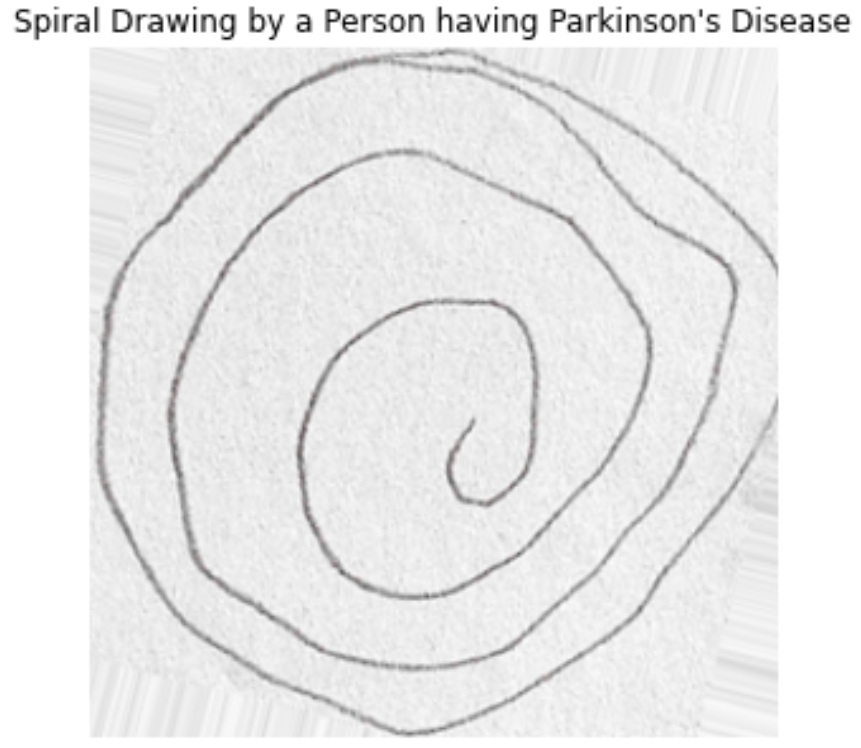
#> input picture images/1_FukDSk43d1ddBmTs6i0JgA.png, 861 x 748 px
$ python -i feature_extractor.py   (imports and definitions only)
#> lines starting #> are read from the running program, lines starting #| are printed output that depends on the picture; after the words box and inside, x2 and y2 are one past the last pixel; in counts of white or black regions, pixels touching at a corner belong together
"""
feature_extractor.py
--------------------
Extracts handwriting features from a spiral drawing image.
Features are aligned with the Spiral_HandPD.csv columns.

KEY FIX: All distance/interval stats are computed PER CONTOUR
then aggregated — never across contour boundaries.
"""

import cv2
import numpy as np


FEATURE_COLS = [
    "RMS",
    "MAX_BETWEEN_ET_HT",
    "MIN_BETWEEN_ET_HT",
    "STD_DEVIATION_ET_HT",
    "MRT",
    "MAX_HT",
    "MIN_HT",
    "STD_HT",
    "CHANGES_FROM_NEGATIVE_TO_POSITIVE_BETWEEN_ET_HT",
]


def extract_features(img_input):
    # ── Load ─────────────────────────────────────────────────────────────────
#> called with img_input = '../images/1_FukDSk43d1ddBmTs6i0JgA.png'
    if isinstance(img_input, str):
        img = cv2.imread(img_input)
#> img is the input picture: shape (748, 861, 3); mean B, G, R 234.3, 234.3, 234.4
        if img is None:
            return None
    else:
        img = img_input.copy()

    # ── Pre-process ──────────────────────────────────────────────────────────
    gray = cv2.cvtColor(img, cv2.COLOR_BGR2GRAY)
    gray = cv2.resize(gray, (224, 224))
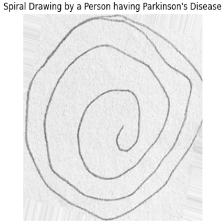
#> gray: shape (224, 224); min 18, max 255, mean 234.2
    blur = cv2.GaussianBlur(gray, (5, 5), 0)
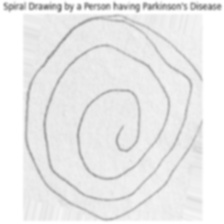
#> blur: shape (224, 224); min 134, max 255, mean 234.2
    _, binary = cv2.threshold(
        blur, 0, 255, cv2.THRESH_BINARY_INV + cv2.THRESH_OTSU
    )
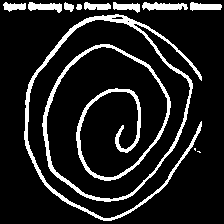
#> binary: shape (224, 224); 12.6% white; 11 white regions (2 under 20 px)

    # ── RMS of stroke pixel intensities ──────────────────────────────────────
    stroke_pixels = blur[binary > 0].astype(float)
#> stroke_pixels = 6334 values, max 218 at index 16, min 134 at index 529, mean 196.9
    if stroke_pixels.size == 0:
        return None
    rms = float(np.sqrt(np.mean(stroke_pixels ** 2)))
#> rms = 197.4

    # ── Find contours — keep only meaningful ones (area > 5px) ───────────────
    contours, _ = cv2.findContours(binary, cv2.RETR_EXTERNAL, cv2.CHAIN_APPROX_NONE)
#> contours = 11 contours, 2 with area under 20; largest, box (x1, y1, x2, y2) and area: (24, 14, 202, 221) 3793, (142, 2, 188, 11) 226, (28, 2, 62, 13) 189, (190, 2, 222, 11) 166, (113, 2, 140, 13) 142
    contours = [c for c in contours if cv2.contourArea(c) > 5 and len(c) > 2]
#> contours = 9 contours; largest, box (x1, y1, x2, y2) and area: (24, 14, 202, 221) 3793, (142, 2, 188, 11) 226, (28, 2, 62, 13) 189, (190, 2, 222, 11) 166, (113, 2, 140, 13) 142

    if not contours:
        return None

    # ── Per-contour stats ─────────────────────────────────────────────────────
    # For each contour compute inter-point distances (true stroke movement)
    all_distances   = []   # all step distances across all contours
    all_arc_lengths = []   # one arc length per contour
    all_dir_changes = []   # direction change ratio per contour

    for c in contours:
        pts = c.reshape(-1, 2).astype(float)

        # Step distances within this contour only
        diffs = np.diff(pts, axis=0)
        dists = np.linalg.norm(diffs, axis=1)

        # Remove zero-movement steps (duplicate points from CHAIN_APPROX_NONE)
        dists = dists[dists > 0.5]

        if dists.size > 0:
            all_distances.extend(dists.tolist())

        # Arc length of this stroke
        arc = cv2.arcLength(c, closed=False)
        all_arc_lengths.append(arc)

        # Direction changes in x within this contour
        dx    = diffs[:, 0]
        signs = np.sign(dx)
        signs = signs[signs != 0]
        if signs.size > 1:
            ratio = float(np.sum(signs[1:] != signs[:-1]) / signs.size)
            all_dir_changes.append(ratio)
#> this loop made 9 passes
#> (dists, arc, dx, signs, ratio) on pass 2: ([1, 1, 1.41, 1, 1.41, 1, 1, 1, 1.41, 1, 1, 1, 1.41, 1, 1], 16.66, [0, 0, -1, 0, 1, 1, 1, 1, 1, 0, 0, 0, -1, -1, -1], [-1, 1, 1, 1, 1, 1, -1, -1, -1], 0.222)
#> (arc, ratio) on passes 1, 3, 4, 5, 6, 7: (3024.7, 0.0116), (73.73, 0.0328), (114.5, 0.0225), (71.04, 0.0196), (68.21, 0.0392), (29.9, 0.118)
#> after the loop, all_arc_lengths = [3024.7, 16.66, 73.73, 114.5, 71.04, 68.21, 29.9, 86.11, 59.87]; all_dir_changes = [0.0116, 0.222, 0.0328, 0.0225, 0.0196, 0.0392, 0.118, 0.0308, 0.0465]; all_distances = 2988 values, max 1.41 at index 0, min 1 at index 1, mean 1.19

    if not all_distances:
        return None

    d = np.array(all_distances)
#> d has the same summary as all_distances
    a = np.array(all_arc_lengths)
#> a has the same summary as all_arc_lengths

    # ── ET-HT proxies (computed properly within contours) ────────────────────
    max_et_ht = float(np.percentile(d, 99))   # use 99th pct to avoid single outliers
#> max_et_ht = 1.41
    min_et_ht = float(np.percentile(d, 1))    # use 1st pct to avoid zero noise
#> min_et_ht = 1
    std_et_ht = float(d.std())
#> std_et_ht = 0.206
    mrt       = float(d.mean())
#> mrt = 1.19

    # ── Hold-time proxies (arc lengths per stroke) ────────────────────────────
    max_ht = float(a.max())
#> max_ht = 3024.7
    min_ht = float(a.min())
#> min_ht = 16.66
    std_ht = float(a.std())
#> std_ht = 930.5

    # ── Direction changes (mean ratio across contours) ────────────────────────
    dir_changes = float(np.mean(all_dir_changes)) if all_dir_changes else 0.0
#> dir_changes = 0.0603

    return {
        "RMS":                                               rms,
        "MAX_BETWEEN_ET_HT":                                max_et_ht,
        "MIN_BETWEEN_ET_HT":                                min_et_ht,
        "STD_DEVIATION_ET_HT":                              std_et_ht,
        "MRT":                                              mrt,
        "MAX_HT":                                           max_ht,
        "MIN_HT":                                           min_ht,
        "STD_HT":                                           std_ht,
        "CHANGES_FROM_NEGATIVE_TO_POSITIVE_BETWEEN_ET_HT":  dir_changes,
    }

>>> result = extract_features('../images/1_FukDSk43d1ddBmTs6i0JgA.png')
#> result = 9 items
